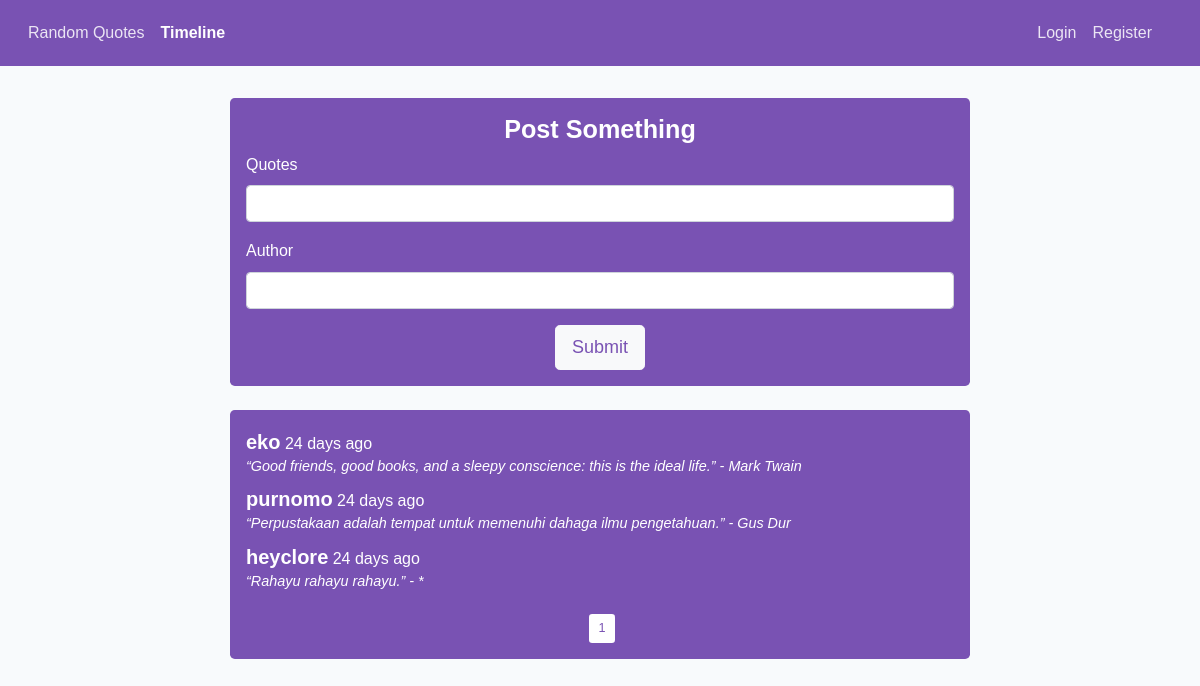
/timeline, run on the app's committed database.
### flask/quotes/models.py (models this page shows, shortened)
class Post(db.Model):
    id = db.Column(db.Integer, primary_key=True)
    quotes = db.Column(db.String(255), nullable=False)
    writer = db.Column(db.String(20), nullable=False)
    date_posted = db.Column(db.DateTime, nullable=False,
            default=datetime.utcnow)
    user_id = db.Column(db.Integer, db.ForeignKey('user.id'), nullable=False)

class User(db.Model, UserMixin):
    id = db.Column(db.Integer, primary_key=True)
    username = db.Column(db.String(20), unique=True, nullable=False)
    email = db.Column(db.String(120), unique=True, nullable=False)
    password = db.Column(db.String(60), nullable=False)
    posts = db.relationship('Post', backref='author', lazy=True)

### flask/quotes/routes.py (the view, shortened to what this page needs)
@app.route('/timeline', methods=['GET', 'POST'])
def timeline():
    data = {'title': 'Timeline','legend': 'Post Something'}
    form = PostForm()
    data['page'] = request.args.get('page', 1, type=int)
    data['posts'] = Post.query.order_by(Post.date_posted.desc()).\
            paginate(page=data['page'], per_page=5)
    return render_template('timeline.html', data=data, form=form)

### flask/quotes/forms.py
class PostForm(FlaskForm):
    quotes = StringField('Quotes', validators=[DataRequired()])
    author = StringField('Author', validators=[DataRequired()])
    submit = SubmitField('Submit')

### flask/quotes/templates/timeline.html (shortened to what this page needs)
{% extends "layout.html" %}
{% block content %}
<div class="container mt-2">
  <div class="col-md-8 p-3 foo mx-auto rounded-lg text-white">
    <h3 class="text-center font-weight-bold">{{ data['legend'] }}</h3>
    <form action="{% if request.path == '/timeline' %}{{ url_for('timeline') }}{% else %}{{ url_for('update_post',post_id=post_id) }}{% endif %}" method="POST">
      <div class="form-group">
        {{ form.quotes.label() }}
        {% if form.quotes.errors %}
            {{ form.quotes(class="form-control is-invalid") }}
            <div class="invalid-feedback">
              {% for error in form.quotes.errors %}
                <span>{{ error }}</span>
              {% endfor%}
            </div>
        {% else %}
          <div class="form-group">
            {{ form.quotes(class="form-control") }}
          </div>
        {% endif %}
      </div>
      <div class="form-group">
        {{ form.author.label() }}
        {% if form.author.errors %}
            {{ form.author(class="form-control is-invalid") }}
            <div class="invalid-feedback">
              {% for error in form.author.errors %}
                <span>{{ error }}</span>
              {% endfor%}
            </div>
        {% else %}
          <div class="form-group">
            {{ form.author(class="form-control") }}
          </div>
        {% endif %}
      </div>
      <div class="col text-center">
        {{ form.submit(class="btn btn-light bar justify btn-lg") }}
      </div>
    </form>
  </div>
</div>
{% if request.path == '/timeline' %}
  <div class="container mt-4">
    <div class="col-md-8 p-3 foo mx-auto rounded-lg text-white">
      {% if data['posts'].items %}
        {% for post in data['posts'].items %}
          <div class="mb-2">
            <a href="{{ url_for('post_user', username=post.author.username) }}" class="foofoo font-weight-bold d-inline text-white">{{ post.author.username }}</a>
            {{ moment(post.date_posted).fromNow() }}
            <h6 class="font-italic">“{{ post.quotes }}” - {{ post.writer }}</h6>
          </div>
        {% endfor %}
      {% else %}
        <div class="col d-flex justify-content-center mt-4">there's nothing</div>
      {% endif %}
      <div class="col d-flex justify-content-center mt-4">
        {% for page_num in data['posts'].iter_pages(left_edge=1, right_edge=1, left_current=1, right_current=2) %}
          {% if page_num %}
            {% if data['posts'].page == page_num %}
              <a href="#" class="bar btn btn-sm bg-white ml-1">{{ page_num }}</a>
            {% else %}
                <a href="{{ url_for('timeline', page=page_num) }}" class="bar btn btn-sm bg-white ml-1">{{ page_num }}</a>
            {%endif%}
          {% else %}
              <a href="#" class="bar btn btn-sm bg-white ml-1">...</a>
          {% endif %}
        {% endfor %}
      </div>
    </div>
  </div>
{% endif %}
{% endblock %}

### flask/quotes/templates/layout.html (shortened to what this page needs)
<!doctype html>
<html lang="en">
  <head>
    <link href="{{ url_for('static', filename='css/app.css') }}" rel="stylesheet">
    <link href="{{ url_for('static', filename='css/bar.css') }}" rel="stylesheet">
  </head>
  <body>
    <div id="app">
      <nav class="navbar navbar-expand navbar-dark flex-column flex-md-row bd-navbar foo">
        <div class="container m-1">
          <div class="navbar-nav-scroll">
            <ul class="navbar-nav bd-navbar-nav flex-row">
              <li class="nav-item">
                <a class="nav-link {% if request.path == '/' %}active{% endif %}" href="{{ url_for('home') }}">Random Quotes</a>
              </li>
              <li class="nav-item">
                <a class="nav-link {% if request.path == '/timeline' %}active{% endif %}" href="{{ url_for('timeline') }}">Timeline</a>
              </li>
            </ul>
          </div>
          <div class="collapse navbar-collapse" id="navbarSupportedContent">
            <ul class="navbar-nav ml-auto">
              {% if current_user.is_authenticated %}
              <li class="nav-item">
                <a class="nav-link active" href="{{ url_for('post_user', username=current_user.username) }}">{{ current_user.username }}</a>
              </li>
              <li class="nav-item">
                <a class="nav-link" href="{{ url_for('logout') }}">logout</a>
              </li>
              {% else %}
              <li class="nav-item">
                <a class="nav-link {% if request.path == '/login' %}active{% endif %}" href="{{ url_for('login') }}">Login</a>
              </li>
              <li class="nav-item">
                <a class="nav-link {% if request.path == '/register' %}active{% endif %}" href="{{ url_for('register') }}">Register</a>
              </li>
              {% endif %}
            </ul>
          </div>
        </div>
      </nav>
      <main class="py-4">
        {% block content %}{% endblock%}
      </main>
    </div>
  </body>
</html>

### flask/quotes/static/css/bar.css (style rules this page uses)
.foo { background-color: #7952b3; }
.bar { color: #7952b3; }
.foofoo { font-size: 20px; }

### data on the page
Post: author.username "eko", date_posted "24 days ago", quotes "Good friends, good books, and a sleepy conscience: this is the ideal life.", writer "Mark Twain"
Post: author.username "purnomo", date_posted "24 days ago", quotes "Perpustakaan adalah tempat untuk memenuhi dahaga ilmu pengetahuan.", writer "Gus Dur"
Post: author.username "heyclore", date_posted "24 days ago", quotes "Rahayu rahayu rahayu.", writer "*"

### other printed values
{{ data['legend'] }} "Post Something"
{{ page_num }} "1"
